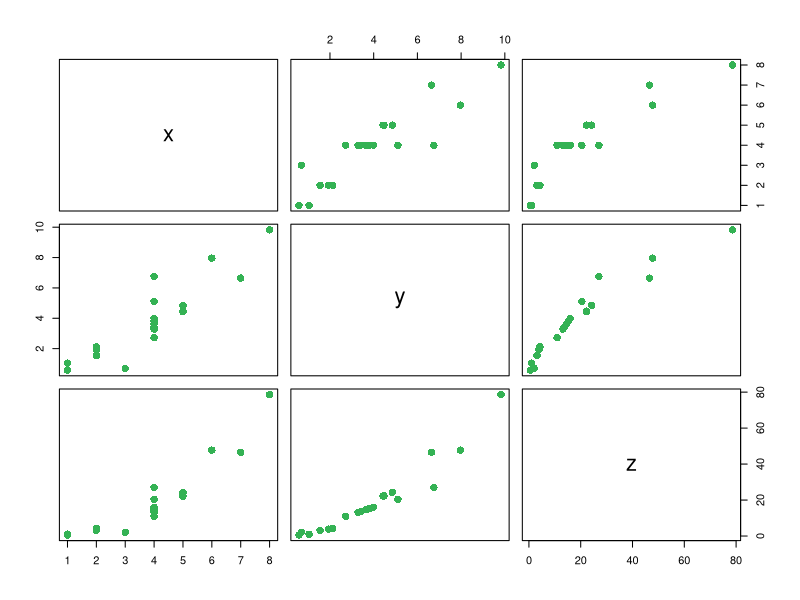

Generate this figure with R:
X11(width=6, height=6)

set.seed(280870)

x <- c(4, 3, 1, 2, 2, 4, 6, 4, 5, 5, 4, 4, 5, 4, 4, 8, 4, 1, 2, 7)
y <- x * rnorm(20, 1, 0.3)
z <- x * y

df <- data.frame (x, y, z)

# png(file = 'img/data-frame.png', width=400, height=400)
par(mar=c(0.1, 0.1, 0.1, 0.1))
plot(df, col='#34b254', pch=16, cex=1.5)
# dev.off()

# Wait for mouse click or enter pressed
z <- locator(1)
